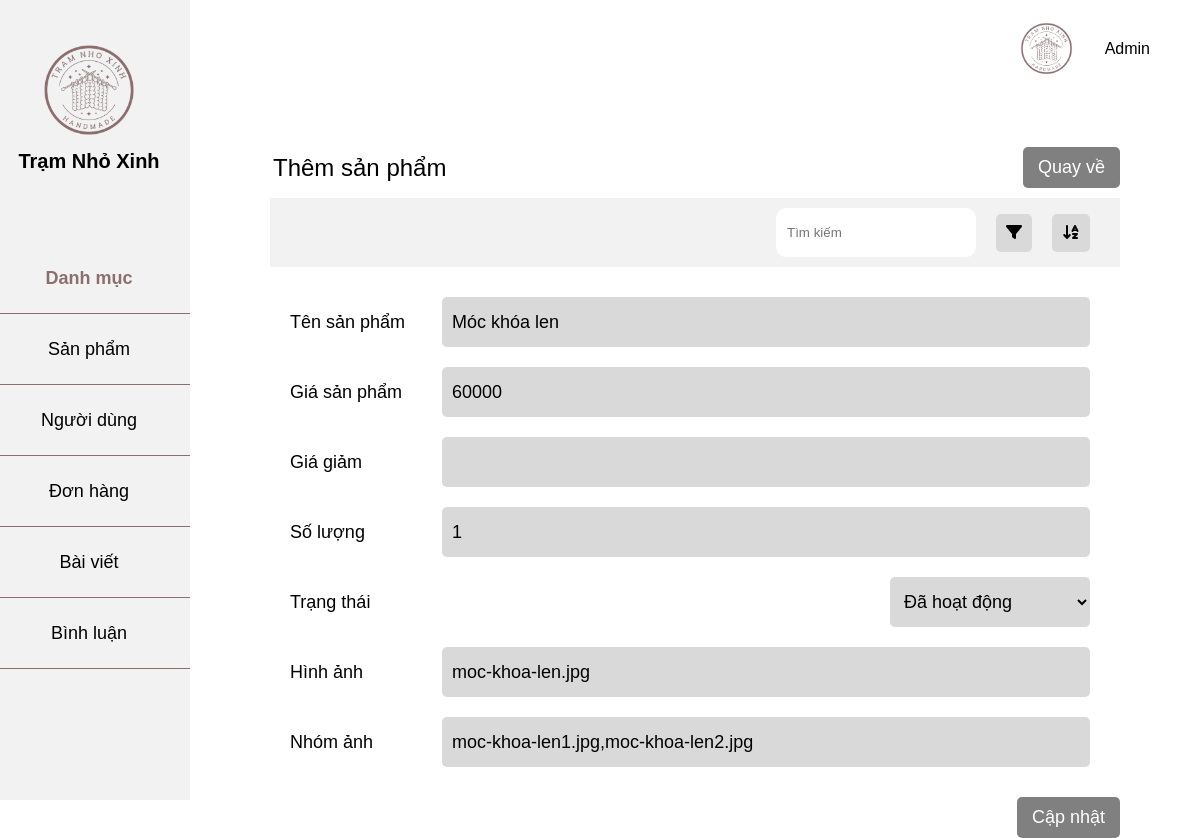
Page /admin/index.php?page=editpro&id=43 on the committed database.
### tables this page shows
CREATE TABLE `products` (
  `id` int(11) NOT NULL,
  `name` varchar(255) NOT NULL,
  `price` int(11) NOT NULL,
  `salePrice` int(11) DEFAULT NULL,
  `description` text DEFAULT NULL,
  `detail` text DEFAULT NULL,
  `image` varchar(255) NOT NULL,
  `listImages` text DEFAULT NULL,
  `color` varchar(255) DEFAULT NULL,
  `material` varchar(255) DEFAULT NULL,
  `quantity` int(11) NOT NULL,
  `status` tinyint(1) NOT NULL,
  `view` int(11) DEFAULT NULL,
  `idCate` int(11) NOT NULL
);

### app/model/database.php (called while the page is built, shortened)
<?php
class Database
{
    private $servername = "localhost";
    private $username = "root";
    private $password = "";
    private $dbname = "handmade_db";
    private $conn;
    function __construct()
    {
        try {
            $this->conn = new PDO("mysql:host=$this->servername;dbname=$this->dbname; charset=utf8", $this->username, $this->password);
            $this->conn->setAttribute(PDO::ATTR_ERRMODE, PDO::ERRMODE_EXCEPTION);
        } catch (PDOException $e) {
            echo "Connection failed: " . $e->getMessage();
        };
    }
    function query($sql, $param = [])
    {
        $this->stmt = $this->conn->prepare($sql);
        $this->stmt->execute($param);
        return $this->stmt;
    }
    public function getOne($sql)
    {
        $statement = $this->query($sql);
        return $statement->fetch(PDO::FETCH_ASSOC);
    }
}

### app/model/productModel.php (called while the page is built, shortened)
<?php
class ProductModel
{
    private $db;
    function __construct()
    {
        $this->db = new Database();
    }
    function getIdPro($id){
        if($id > 0 ){
            $sql =  "SELECT * FROM products WHERE id = $id";
            return $this->db->getOne($sql);
        }else{
            return null;
        }
    }
}

### admin/app/view/productEdit.php (the view, shortened to what this page needs)
<div class="main">
                    <div class="main-category">
                        <div class="main-danhmuc">
                            <p>Thêm sản phẩm</p>
                            <a href="?page=product">Quay về</a>
                        </div>
                        <div class="main-header">
                            <div class="right-main-header">
                                <input type="text" placeholder="Tìm kiếm">
                                <div class="filter"><i class="fa-solid fa-filter"></i></div>
                                <div class="sort"><i class="fa-solid fa-arrow-down-a-z"></i></div>
                            </div>
                        </div>
                    </div>
                    <form action="?page=updatepro" method="post" enctype="multipart/form-data">
                        <div class="main-product">
                        <?php extract($data['detail']);?>
                            <div class="category-main-product">
                                <label for="Tên danh mục">Tên sản phẩm</label>
                                <input type="text" value="<?= $name ?>" name="name">
                            </div>
                            <div class="category-main-product">
                                <label for="">Giá sản phẩm</label>
                                <input type="text" name="price" value="<?= $price ?>">
                            </div>
                            <div class="category-main-product">
                                <label for="">Giá giảm</label>
                                <input type="text" name="salePrice" value="<?= $salePrice?>">
                            </div>
                            <div class="category-main-product">
                                <label for="">Số lượng</label>
                                <input type="number" name="quantity" value="<?= $quantity?>">
                            </div>
                            <div class="category-main-product">
                                <label for="status">Trạng thái</label>
                                <select name="status" id="">
                                    <option class="status success" value="" <?= ($status === 1) ? 'selected' : ''?>>Đã hoạt động</option>
                                </select>
                            </div>
                            <div class="category-main-product">
                                <label for="">Hình ảnh</label>
                                <input type="text" value="<?= $image ?>">
                            </div>
                            <div class="category-main-product">
                                <label for="">Nhóm ảnh</label>
                                <input type="text" value="<?= $listImages ?>">
                            </div>
                        </div>
                        <div class="submit-main-product">
                            <button type="submit" name="submit">Cập nhật</button>
                        </div>
                    </form>
                </div>
            </div>
        </div>
    </div>
</body>
</html>

### admin/public/css/grid.css (style rules this page uses)
* { margin: 0; padding: 0; box-sizing: border-box; }

### admin/public/css/Admin.css (style rules this page uses)
body { font-family: Arial; }
.main { margin: 50px 80px; height: auto; }
.main-category { display: grid; }
.main-danhmuc { display: flex; justify-content: space-between; align-items: center; }
.main-danhmuc p { font-size: 24px; margin: 3px; text-align: left; }
.main-danhmuc a { font-size: 18px; text-decoration: none; color: white; border-radius: 5px; background-color: #808080; padding: 10px 15px; }
.main-header { margin-top: 10px; display: flex; justify-content: space-between; background-color: #f2f2f2; height: 69px; }
.main-header .right-main-header { display: flex; align-items: center; justify-content: space-around; margin-left: auto; margin-right: 30px; }
.right-main-header input[type="text"] { margin-right: 20px; padding: 5px 10px; border-radius: 10px; border: 1px solid white; width: 200px; height: 49px; }
.right-main-header .filter { margin-right: 20px; background-color: #d9d9d9; padding: 10px; border-radius: 5px; }
.right-main-header .sort { background-color: #d9d9d9; padding: 10px; border-radius: 5px; }
.status { padding: 5px 10px; border-radius: 4px; color: #fff; }
.status.success { color: #5DD613; background-color: #F0FBF1; }
.main-product { margin: 20px; }
.category-main-product { display: flex; align-items: center; justify-content: space-between; }
.category-main-product label { font-size: 18px; }
.category-main-product option { margin: 10px; width: 80%; height: 50px; border-radius: 5px; background-color: #d9d9d9; border: none; }
.category-main-product input { margin: 10px; width: 80%; height: 50px; border-radius: 5px; font-size: 18px; background-color: #d9d9d9; border: none; padding: 0 10px; }
.category-main-product select { margin: 10px; width: 200px; height: 50px; border-radius: 5px; font-size: 18px; background-color: #d9d9d9; border: none; padding: 0 10px; }
.submit-main-product { width: 100%; display: flex; align-items: center; justify-content: right; }
button { font-size: 18px; text-decoration: none; color: white; background-color: #808080; border-radius: 5px; padding: 10px 15px; border: none; }

### rows in the picture
products: name "Móc khóa len", price "60000", quantity "1", status "Đã hoạt động", image "moc-khoa-len.jpg", listImages "moc-khoa-len1.jpg,moc-khoa-len2.jpg"
